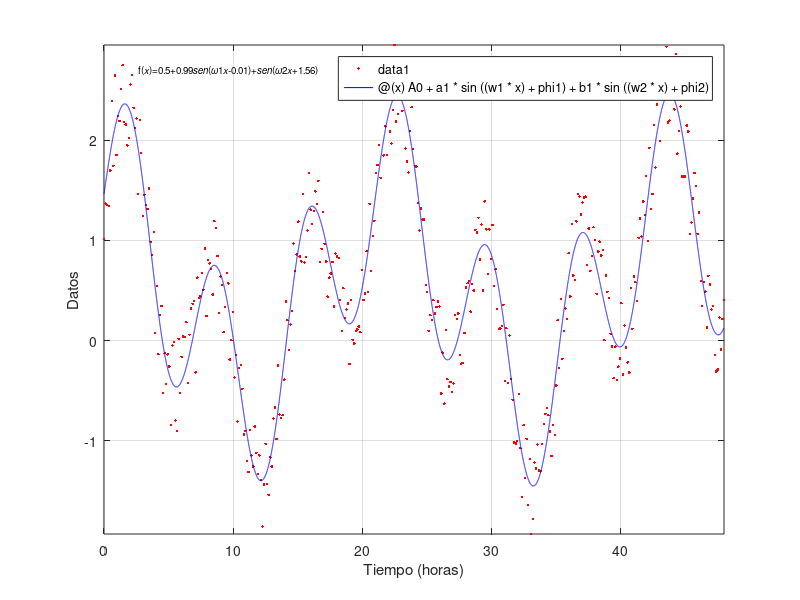

Write the MATLAB code that produced this figure.
%Programa Regresión para ajuste Sinusoidal
%Métodos Numéricos // Maestría en Ciencias en Hidrometeorología
%Elaborado por Joyce I. Casanova Chacón
clear all; close all; clc;
%% Datos
d= load ('Datos_regLin.txt');
x= d(:,1);
y= d(:,2);
w1= 2*pi/7;
w2=2/7;
%% matriz Ma=b
%M= [ones(size(x)) sin(w*x) cos(w*x)];
M=[ones(size(x)) sin(w1*x) cos(w1*x) sin(w2*x) cos(w2*x)];
b=y;
%Pseudoinversa de la matriz
a=pinv(M)*b;
%% Parámetros A0, a1,b1, phi1,phi2
A0=a(1);
a1=sqrt(a(2)^2+a(3)^2);
b1=sqrt(a(4)^2+a(5)^2);
phi1=atan2(a(3),a(2));
phi2=atan2(a(5),a(4));
%% función 𝑦(𝑥)=𝐴0+𝑎1𝑠𝑒𝑛(𝜔1𝑥+𝜑1)+𝑏1𝑠𝑒𝑛(𝜔2𝑥+𝜑2)
fx=@(x)A0+a1*sin((w1*x)+phi1)+b1*sin((w2*x)+phi2);
figure
clf
plot(x,y,'.r')
hold on
fplot(fx,[0 48],'b')
axis tight; 
box on;
grid on;
xlabel('Tiempo (horas)')
ylabel('Datos')
str='f(𝑥)=0.5+0.99𝑠𝑒𝑛(𝜔1𝑥-0.01)+𝑠𝑒𝑛(𝜔2𝑥+1.56)';
text(2.7,2.7,str,'FontSize',7)